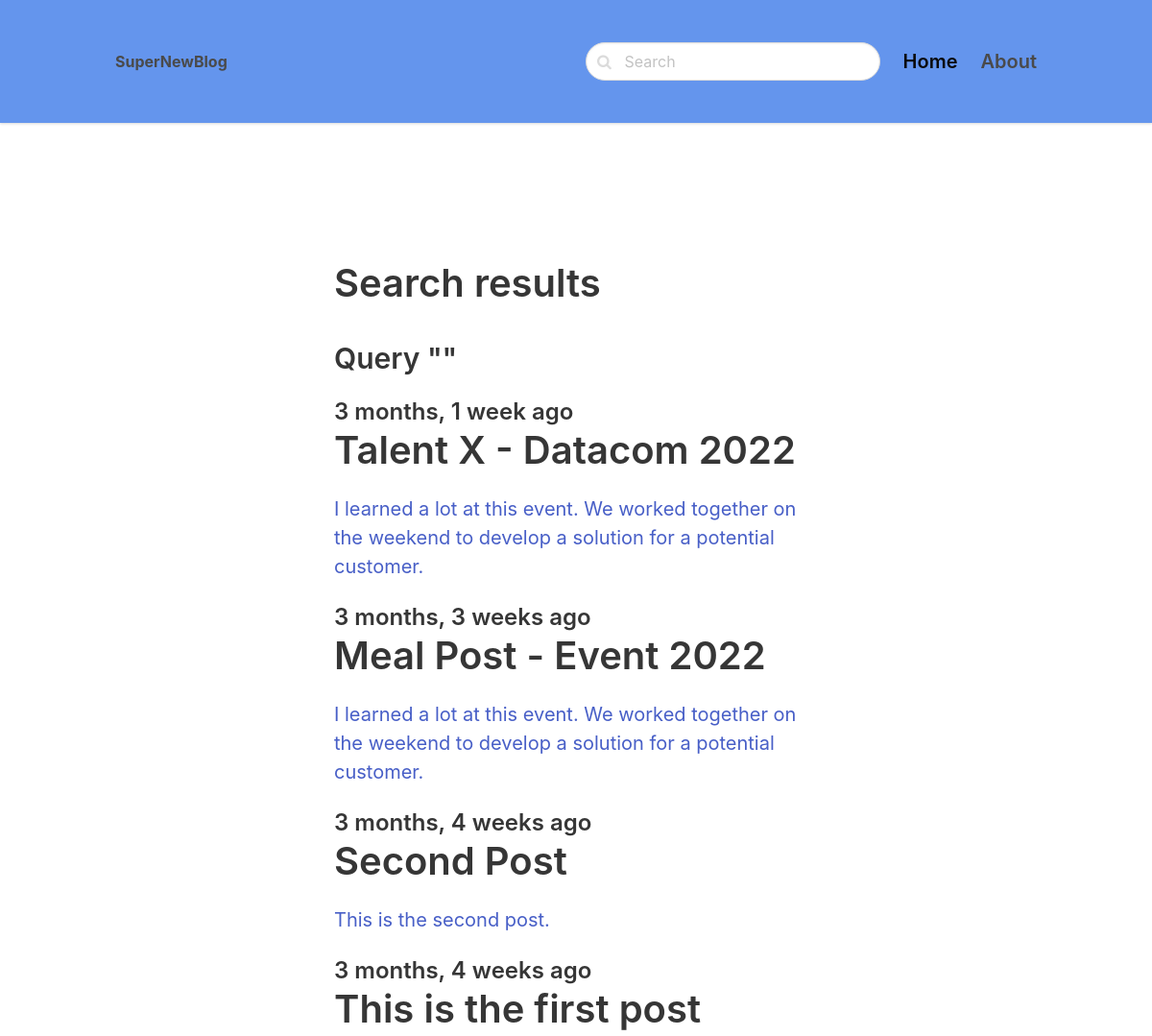
The page /search/ (upper part) on the database as committed earlier.
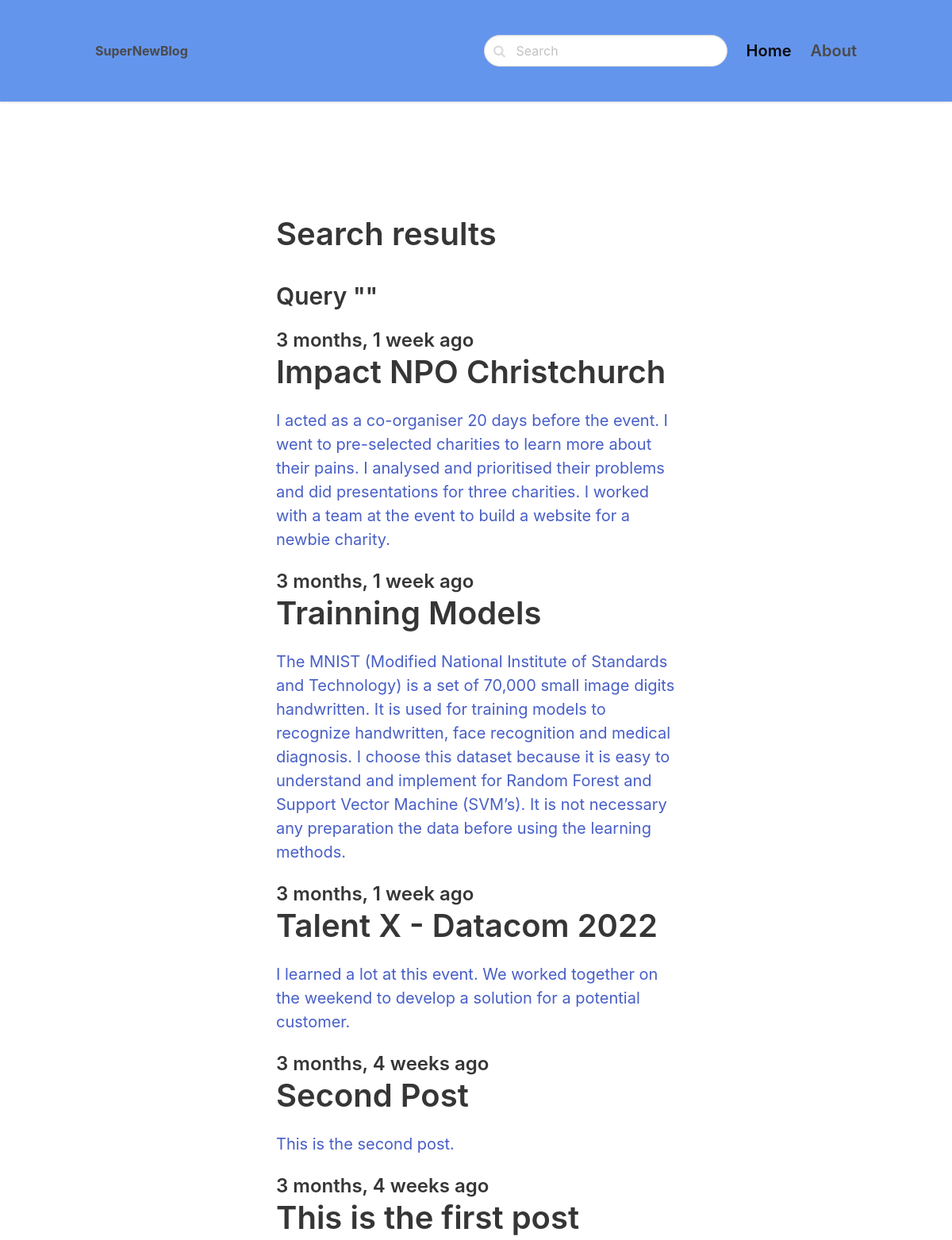
The same page on the database as committed later.
### blog/models.py (models this page shows, shortened)
class Post(models.Model):
    ACTIVE = 'active'
    DRAFT = 'draft'
    CHOICES_STATUS = (
        (ACTIVE, 'Active'),
        (DRAFT, 'Draft')
    )
    category = models.ForeignKey(Category, related_name='posts', on_delete=models.CASCADE)
    title = models.CharField(max_length=255)
    slug = models.SlugField()
    intro = models. TextField()
    body = models.TextField()
    created_at = models.DateTimeField(auto_now_add=True)
    status = models.CharField(max_length=10, choices=CHOICES_STATUS, default=ACTIVE)
    image = models.ImageField(upload_to='uploads/', blank=True, null=True)
    class Meta:
        ordering = ('-created_at',)

### blog/views.py (the view)
# urls.py: path('search/', views.search, name='search'),
def search(request):
    query = request.GET.get('query', '')
    posts = Post.objects.filter(status=Post.ACTIVE).filter(Q(title__icontains=query) | Q(intro__icontains=query) | Q(body__icontains=query))
    return render(request, 'blog/search.html', {'posts': posts, 'query': query})

### blog/templates/blog/search.html (shortened to what this page needs)
{% extends 'core/base.html' %}
{% block content %}
<section class="hero">
    <div class="hero-body">
        <div class="container">
            <section class="section">
                <div class="columns">
                    <div class="column is-8 is-offset-2">
                        <div class="content is-medium">
                            <h1>Search results</h1>
                            <h3>Query "{{ query }}"</h3>
                        </div>
                        {% for post in posts %}
                            <div class="content is-medium">
                                <a href="{% url 'post_detail' post.category.slug post.slug %}">
                                <h2 class="subtitle is-4">{{ post.created_at|timesince }} ago</h2>
                                <h1 class="title">{{ post.title }}</h1>
                                <p>{{ post.intro }}</p>
                                </a>
                            </div>
                        {% empty %}
                            <div class="content">
                                <p>No result for the given query.</p>
                            </div>
                        {% endfor %}
                    </div>
                </div>
            </section>
        </div>
    </div>
</section>
{% endblock %}

Rows that differ between the two databases and show on the page:
removed Post: created_at "3 months, 3 weeks", title "Meal Post - Event 2022", intro "I learned a lot at this event. We worked together on the weekend to develop a solution for a potential customer."
added Post: created_at "3 months, 1 week", title "Impact NPO Christchurch", intro "I acted as a co-organiser 20 days before the event. I went to pre-selected charities to learn more about their pains. I analysed and prioritised their problems and did presentations for three charities. I worked with a team at the event to build a website for a newbie charity."
added Post: created_at "3 months, 1 week", title "Trainning Models", intro "The MNIST (Modified National Institute of Standards and Technology) is a set of 70,000 small image digits handwritten. It is used for training models to recognize handwritten, face recognition and medical diagnosis. I choose this dataset because it is easy to understand and implement for Random Forest and Support Vector Machine (SVM’s). It is not necessary any preparation the data before using the learning methods."
